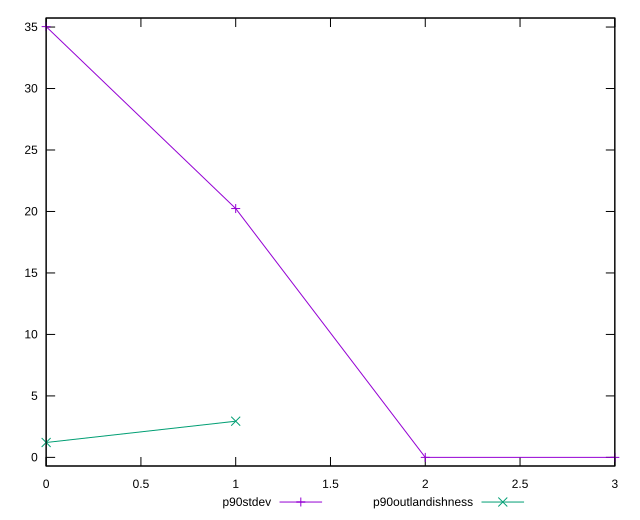

Source code (gnuplot):
reset

$p90Stdev <<EOF
0 35.033612521943994
1 20.237387020284565
2 0
3 0
EOF

$p90Outlandishness <<EOF
0 1.2113269967930105
1 2.94294025
EOF

set key outside below
set xrange [0:3]
set yrange [-0.7006722504388799:35.73428477238287]
set trange [-0.7006722504388799:35.73428477238287]
set terminal svg size 640, 520 enhanced background rgb 'white'
set output "reports/report_00033_2021-03-01T14-23-16.841Z/uses-http2/progression/stddev.svg"

plot $p90Stdev title "p90stdev" with linespoints, \
     $p90Outlandishness title "p90outlandishness" with linespoints

reset
